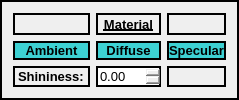
        <widget class="QFrame" name="frame_3">
         <property name="styleSheet">
          <string notr="true">border: 2px solid black;</string>
         </property>
         <property name="frameShape">
          <enum>QFrame::StyledPanel</enum>
         </property>
         <property name="frameShadow">
          <enum>QFrame::Raised</enum>
         </property>
         <layout class="QGridLayout" name="gridLayout_2">
          <item row="0" column="0">
           <layout class="QGridLayout" name="materialControlsGrid">
            <item row="1" column="0">
             <widget class="QPushButton" name="matAmbientButton">
              <property name="font">
               <font>
                <pointsize>10</pointsize>
                <bold>true</bold>
               </font>
              </property>
              <property name="styleSheet">
               <string notr="true">background-color: #3DD1D3;</string>
              </property>
              <property name="text">
               <string>Ambient</string>
              </property>
             </widget>
            </item>
            <item row="1" column="2">
             <widget class="QPushButton" name="matSpecularButton">
              <property name="font">
               <font>
                <pointsize>10</pointsize>
                <bold>true</bold>
               </font>
              </property>
              <property name="styleSheet">
               <string notr="true">background-color: #3DD1D3;</string>
              </property>
              <property name="text">
               <string>Specular</string>
              </property>
             </widget>
            </item>
            <item row="2" column="0">
             <widget class="QLabel" name="shininessLabel">
              <property name="font">
               <font>
                <pointsize>10</pointsize>
                <bold>true</bold>
               </font>
              </property>
              <property name="text">
               <string>Shininess:</string>
              </property>
             </widget>
            </item>
            <item row="2" column="1">
             <widget class="QDoubleSpinBox" name="shininessSpinBox">
              <property name="font">
               <font>
                <pointsize>10</pointsize>
               </font>
              </property>
              <property name="maximum">
               <double>128.000000000000000</double>
              </property>
             </widget>
            </item>
            <item row="1" column="1">
             <widget class="QPushButton" name="matDiffuseButton">
              <property name="font">
               <font>
                <pointsize>10</pointsize>
                <bold>true</bold>
               </font>
              </property>
              <property name="styleSheet">
               <string notr="true">background-color: #3DD1D3;</string>
              </property>
              <property name="text">
               <string>Diffuse</string>
              </property>
             </widget>
            </item>
            <item row="0" column="1">
             <widget class="QLabel" name="materialLabel">
              <property name="font">
               <font>
                <pointsize>10</pointsize>
                <bold>true</bold>
                <underline>true</underline>
               </font>
              </property>
              <property name="text">
               <string>Material</string>
              </property>
              <property name="alignment">
               <set>Qt::AlignCenter</set>
              </property>
             </widget>
            </item>
            <item row="0" column="0">
             <widget class="QWidget" name="widget_3" native="true"/>
            </item>
            <item row="0" column="2">
             <widget class="QWidget" name="widget_4" native="true"/>
            </item>
            <item row="2" column="2">
             <widget class="QWidget" name="widget_5" native="true"/>
            </item>
           </layout>
          </item>
         </layout>
        </widget>
